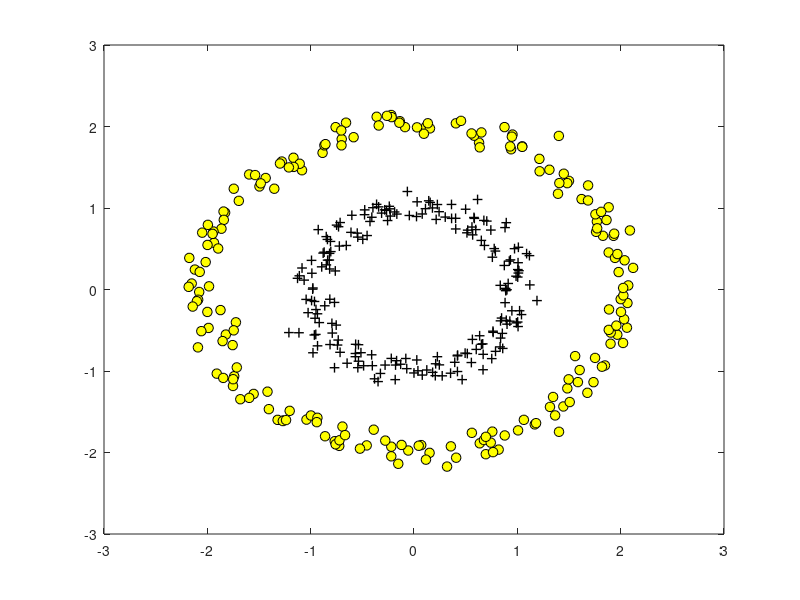

Recreate this plot in MATLAB. (Note: this script raises an error after producing the figure.)
% Input points before kernel PCA
theta=linspace(0,2*pi,200);
x1=cos(theta)+0.1*randn(1,200);
y1=sin(theta)+0.1*randn(1,200);
x2=2*cos(theta)+0.1*randn(1,200);
y2=2*sin(theta)+0.1*randn(1,200);
%---------------------------------
figure
plot(x1,y1,'k+','LineWidth', 1, 'MarkerSize',7);
hold on;
plot(x2,y2,'ko','MarkerFaceColor','y','MarkerSize', 7);
hold off;
% Output after kernel PCA
%---------------------------------
X1=[x1;y1];
Y1=kernelpca_poly(X1,2);
xx1=Y1(1,:);
yy1=Y1(2,:);
X2=[x2;y2];
Y2=kernelpca_poly(X2,2);
xx2=Y2(1,:);
yy2=Y2(2,:);
% plot figure
figure
plot(xx1,yy1,'k+','LineWidth', 1, 'MarkerSize',7);
hold on;
plot(xx2,yy2,'ko','MarkerFaceColor','y','MarkerSize', 7);
hold off;
